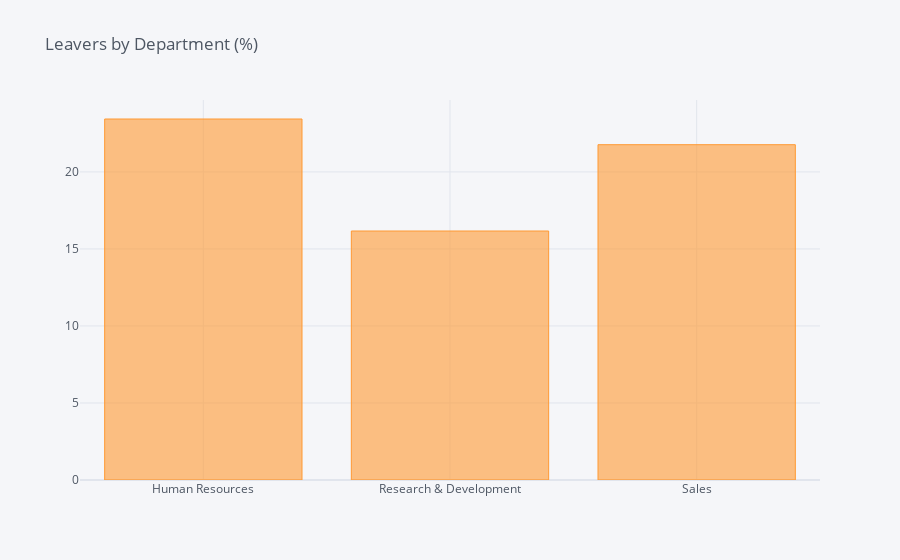

The code cell stored with this chart in its notebook:
### Code cell
df_Department = pd.DataFrame(columns=["Vertical", "% of Leavers"])
i=0
for field in list(df['Vertical'].unique()):
    ratio = df[(df['Vertical']==field)&(df['Turnover']=="Yes")].shape[0] / df[df['Vertical']==field].shape[0]
    df_Department.loc[i] = (field, ratio*100)
    i += 1
    print("In {}, the ratio of leavers is {:.2f}%".format(field, ratio*100))    
df_DF = df_Department.groupby(by="Vertical").sum()
df_DF.iplot(kind='bar',title='Leavers by Department (%)')

### Figure 1 — Plotly figure (JSON) as saved in the notebook; plotly's stock layout.template omitted (floating-point values rounded to 4 significant figures)
{"data": [{"marker": {"color": "rgba(255, 153, 51, 0.6)", "line": {"color": "rgba(255, 153, 51, 1.0)", "width": 1}}, "name": "% of Leavers", "orientation": "v", "text": "", "type": "bar", "x": ["Human Resources", "Research & Development", "Sales"], "y": [23.44, 16.17, 21.77]}], "layout": {"legend": {"bgcolor": "#F5F6F9", "font": {"color": "#4D5663"}}, "paper_bgcolor": "#F5F6F9", "plot_bgcolor": "#F5F6F9", "title": {"font": {"color": "#4D5663"}, "text": "Leavers by Department (%)"}, "xaxis": {"gridcolor": "#E1E5ED", "showgrid": true, "tickfont": {"color": "#4D5663"}, "title": {"font": {"color": "#4D5663"}, "text": ""}, "zerolinecolor": "#E1E5ED"}, "yaxis": {"gridcolor": "#E1E5ED", "showgrid": true, "tickfont": {"color": "#4D5663"}, "title": {"font": {"color": "#4D5663"}, "text": ""}, "zerolinecolor": "#E1E5ED"}}}
